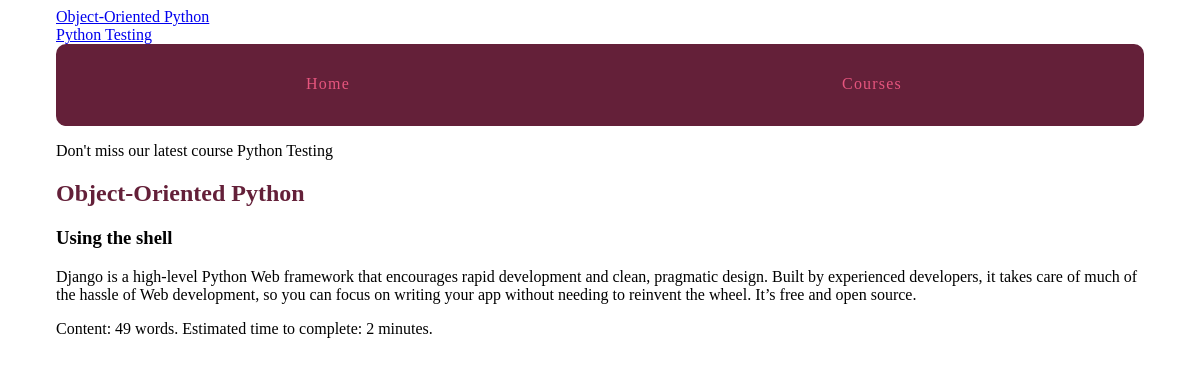
Page /courses/1/2/ on the committed database.
### courses/models.py (models this page shows, shortened)
class Course(models.Model):
    created_at = models.DateTimeField(auto_now_add=True)
    title = models.CharField(max_length=255)
    description = models.TextField()
    def __str__(self):
        return self.title

class Step(models.Model):
    title = models.CharField(max_length=255)
    description = models.TextField()
    content = models.TextField(blank=True, default='')
    order = models.IntegerField(default=0)
    course = models.ForeignKey(Course)
    class Meta:
        ordering = ['order', ]

### courses/views.py (the view)
# urls.py: url(r'^(?P<course_pk>\d+)/(?P<step_pk>\d+)/$', views.step_detail, name='step'),
def step_detail(request, course_pk, step_pk):
    step = get_object_or_404(Step, course_id=course_pk, pk=step_pk)  # course_id is django referring to the ForeingKey
    return render(request, "courses/step_detail.html", {"step": step})

### courses/templatetags/course_extras.py (called while the page is built)
@register.simple_tag  # simple bcs only returns a string
def newest_course():
    return Course.objects.latest('created_at')

@register.inclusion_tag('courses/course_nav.html')
def nav_courses_list():
    courses = Course.objects.all()
    return {'courses': courses}

@register.filter('time_estimate')
def time_estimate(word_count):
    minutes = round(word_count/20)
    return minutes

### courses/templates/courses/step_detail.html (shortened to what this page needs)
{% extends "layout.html" %}
{% load course_extras %}
{% block content %}
    <article>
        <h2><a href="{% url 'course:detail' pk=step.course.pk %}">{{ step.course.title }}</a></h2>
        <h3>{{ step.title }}</h3>
        {% with con=step.content %}
            {{ con|linebreaks }}
            Content: {{ con|wordcount }} words. Estimated time to complete: {{ con|wordcount|time_estimate }}
            minute{{ con|wordcount|time_estimate|pluralize }}.
        {% endwith %}
    </article>
{% endblock %}

### templates/layout.html (shortened to what this page needs)
<!DOCTYPE html>
{% load static from staticfiles %}
{% load course_extras %}
<html lang="en">
<head>
    <link type="text/css" rel="stylesheet" href="{% static "css/layout.css" %}">
</head>
<body>
<div class="site-container">
    {% nav_courses_list %}
    <nav>
        <a href="#">Home</a>
        <a href="{% url 'course:list' %}">Courses</a>
    </nav>
    <p>Don't miss our latest course {% newest_course %}</p>
    {% block content %}
    {% endblock %}
</div>
</body>
</html>

### courses/templates/courses/course_nav.html
{% for course in courses %}
    <div><a href="{% url 'course:detail' pk=course.pk %}">{{ course.title }}</a></div>
{% endfor %}

### assets/css/layout.css (style rules this page uses)
html { box-sizing: border-box; }
*, *::after, *::before { box-sizing: inherit; }
.site-container { max-width: 68em; margin-left: auto; margin-right: auto; }
.site-container::after { clear: both; content: ""; display: table; }
.site-container nav { width: 100%; display: table; width: 100%; table-layout: fixed; border-bottom-left-radius: 10px; border-bottom-right-radius: 10px; border-top-left-radius: 10px; border-top-right-radius: 10px; border-bottom-left-radius: 10px; border-top-left-radius: 10px; border-bottom-right-radius: 10px; border-top-right-radius: 10px; background-color: #642039; margin-bottom: 1em; overflow: hidden; }
.site-container nav a { display: table-cell; width: 8.33333%; padding: 10px; border-bottom: 2px solid #642039; color: #e6557e; letter-spacing: 0.075em; line-height: 60px; text-align: center; text-decoration: none; }
article h2 a, article h3 a { color: #642039; text-decoration: none; }

### rows in the picture
Course: title "Object-Oriented Python"
Course: title "Python Testing"
Step: course "Object-Oriented Python", title "Using the shell", content "Django is a high-level Python Web framework that encourages rapid development and clean, pragmatic design. Built by experienced developers, it takes care of much of the hassle of Web development, so you can focus on writing your app without needing to reinvent the wheel. It’s free and open source.", content "49", content "2"
